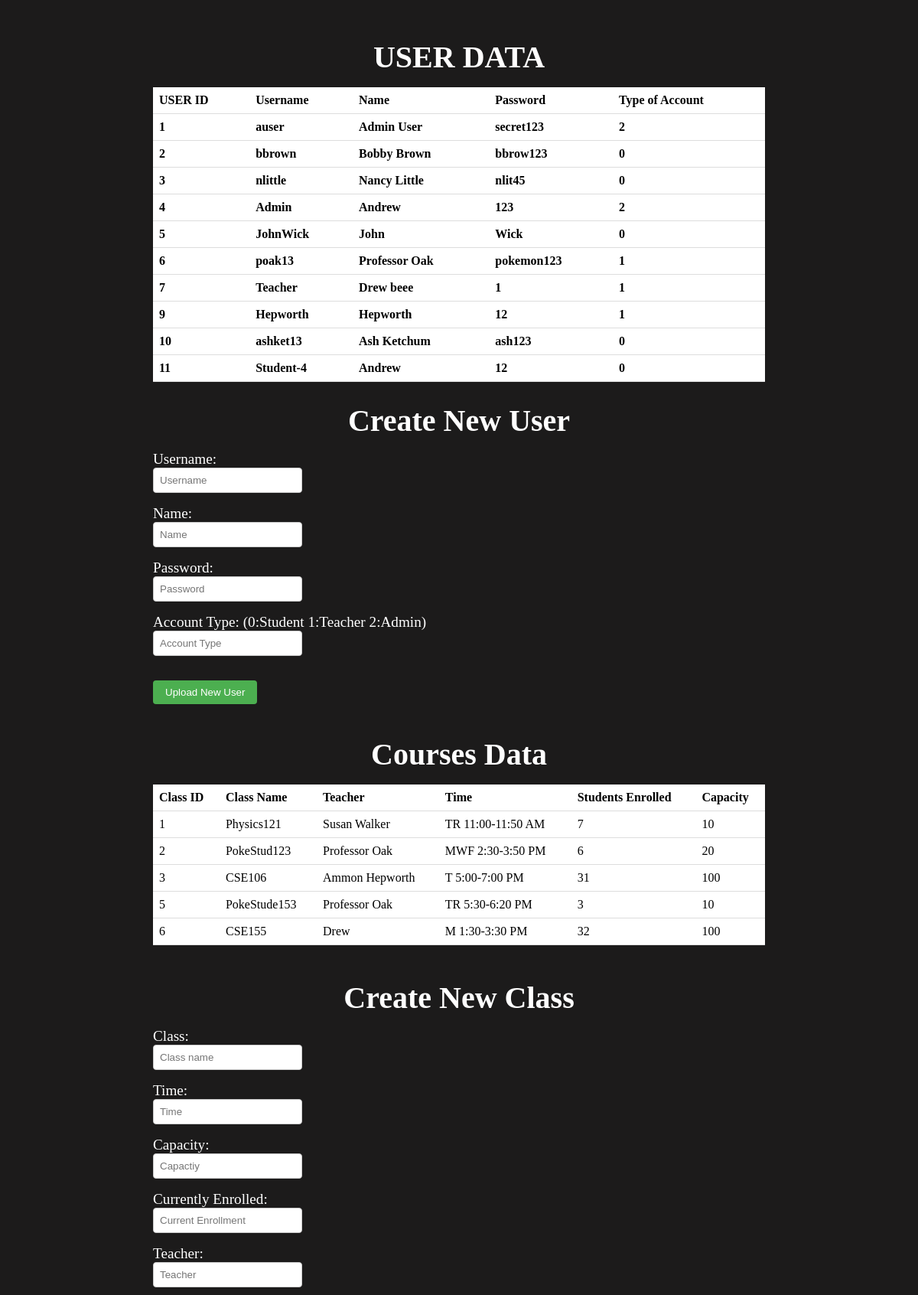
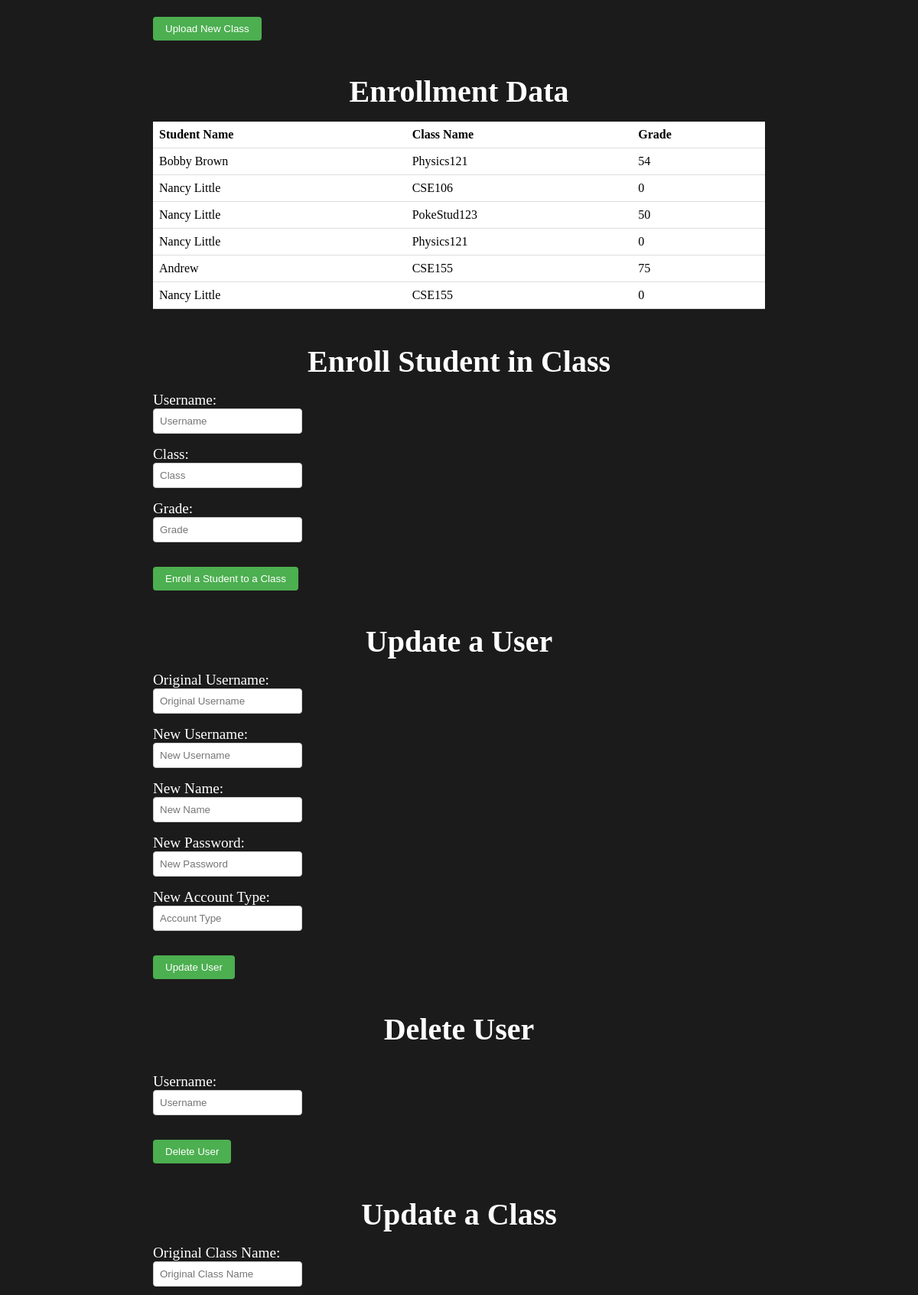
The page /admin (signed in, upper part) on the database its author committed (2 pictures, top to bottom).
### main.py (models this page shows, shortened)
class Users(UserMixin, db.Model):
    __tablename__ = "Users"
    userId = db.Column(db.Integer, primary_key = True)
    username = db.Column(db.String, nullable = False)
    name = db.Column(db.String, nullable = False)
    password = db.Column(db.String, nullable = False)
    type = db.Column(db.Integer, nullable = False)

class Courses(db.Model):
    __tablename__ = "Courses"
    classId = db.Column(db.Integer, primary_key = True)
    className = db.Column(db.String, nullable = False)
    teacher = db.Column(db.String, nullable = False)
    time = db.Column(db.String, nullable = False)
    enrolled = db.Column(db.Integer, nullable = False)
    capacity = db.Column(db.Integer, nullable = False)

### main.py (the view, shortened to what this page needs)
@app.route('/admin', methods = ["GET", "POST", "PUT", "DELETE"])
@login_required
def admin():
    if request.method == "GET":
        print("Get method")
        users = []
        courses = []
        grades = []
        erows = Enrollment.query.all()
        for row in erows:
            user = Users.query.filter_by(userId = row.usersId).first()
            users.append(user.name)
            course = Courses.query.filter_by(classId = row.classesId).first()
            courses.append(course.className)
            grades.append(row.grade)
        return render_template('adminview.html', users = Users.query.all(), courses = Courses.query.all(), length = (len(courses)), enrolledUsers = users, enrolledCourses = courses, enrolledGrades = grades)

### main.py (called while the page is built)
@login_manager.user_loader
def load_user(userId):
    return Users.query.filter_by(userId = userId).first()

### templates/adminview.html (shortened to what this page needs)
<!DOCTYPE html>
<html>
    <head>
        <link href="../static/adminView.css" rel="stylesheet">
    </head>
<body>
  <div>
    <h1>USER DATA</h1>
    <table>
      <thread>
        <tr>
            <th>USER ID</th>
            <th>Username</th>
            <th>Name</th>
            <th>Password</th>
            <th>Type of Account</th>
        </tr>
      </thread>
        <tbody>
            {% for user in users %}
            <tr>
                <th>{{user.userId}}</th>
                <th>{{user.username}}</th>
                <th>{{user.name}}</th>
                <th>{{user.password}}</th>
                <th>{{user.type}}</th>
            </tr>
            {% endfor %}
        </tbody>
    </table>
      <h1>Create New User</h1>
        <form>
            <label for="user_name">Username:</label><br>
            <input type="text" id="add_username" name="user_name" placeholder="Username"><br>
            <label for="name">Name:</label><br>
            <input type="text" id="add_name" name="name" placeholder="Name"><br>
            <label for="password">Password:</label><br>
            <input type="text" id="add_password" name="password" placeholder="Password"><br>
            <label for="type">Account Type: (0:Student 1:Teacher 2:Admin)</label><br>
            <input type="number" id="add_type" name="Account_type" placeholder="Account Type"><br>
        </form>
        <button type="button" id = "admin_newuser">Upload New User</button>
      <h1>Courses Data</h1>
        <table id = "admin_courses">
            <thead>
                <tr>
                    <th>Class ID</th>
                    <th>Class Name</th>
                    <th>Teacher</th>
                    <th>Time</th>
                    <th>Students Enrolled</th>
                    <th>Capacity</th>
                </tr>
            </thead>
            <tbody>
                {% for course in courses %}
                <tr>
                    <td>{{course.classId}}</td>
                    <td>{{course.className}}</td>
                    <td>{{course.teacher}}</td>
                    <td>{{course.time}}</td>
                    <td>{{course.enrolled}}</td>
                    <td>{{course.capacity}}</td>
                </tr>
                {% endfor %}</tbody>
        </table><br>
      <h1>Create New Class</h1>
        <form>
            <label for="class_name">Class:</label><br>
            <input type="text" id="add_class_name" name="class_name" placeholder="Class name"><br>
            <label for="time">Time:</label><br>
            <input type="text" id="add_time" name="time" placeholder="Time"><br>
            <label for="capacity">Capacity:</label><br>
            <input type="number" id="add_capacity" name="capacity" placeholder="Capactiy"><br>
            <label for="current_students">Currently Enrolled:</label><br>
            <input type="number" id="add_current_students" name="current_students" placeholder="Current Enrollment"><br>
            <label for="teacher">Teacher:</label><br>
            <input type="teacher" id="add_teacher" name="teacher" placeholder="Teacher"><br>
        </form>
        <button type="button" id = "admin_newclass">Upload New Class</button><br>
      <h1>Enrollment Data</h1>
        <table id = "admin_enrollment">
            <thead>
                <tr>
                    <th>Student Name</th>
                    <th>Class Name</th>
                    <th>Grade</th>
                </tr>
            </thead>
            <tbody>
                {% for i in range(0, length) %}
                <tr>
                    <td>{{enrolledUsers[i]}}</td>
                    <td>{{enrolledCourses[i]}}</td>
                    <td>{{enrolledGrades[i]}}</td>
                </tr>
                {% endfor %}</tbody>
        </table><br>
      <h1>Enroll Student in Class</h1>
        <form>
            <label for="enroll_username">Username:</label><br>
            <input type="text" id="enroll_username" name="enroll_user_name" placeholder="Username"><br>
            <label for="enroll_classname">Class:</label><br>
            <input type="text" id="enroll_classname" name="enroll_classname" placeholder="Class"><br>
            <label for="enroll_grade">Grade:</label><br>
            <input type="number" id="enroll_grade" name="enroll_grade" placeholder="Grade"><br>
        </form>
        <button type="button" id = "admin_enroll">Enroll a Student to a Class</button><br>
      <h1>Update a User</h1>
        <form>
            <label for="update_original_user">Original Username:</label><br>
            <input type="text" id="update_original_user" name="update_original_user" placeholder="Original Username"><br>
            <label for="update_new_user">New Username:</label><br>
            <input type="text" id="update_new_user" name="update_new_user" placeholder="New Username"><br>
            <label for="update_new_name">New Name:</label><br>
            <input type="text" id="update_new_name" name="update_new_name" placeholder="New Name"><br>
            <label for="update_new_password">New Password:</label><br>
            <input type="text" id="update_new_password" name="update_new_password" placeholder="New Password"><br>
            <label for="update_new_type">New Account Type:</label><br>
            <input type="number" id="update_new_type" name="update_new_type" placeholder="Account Type"><br>
        </form>
        <button type="button" id = "update_user">Update User</button><br>
      <h1>Delete User</h1><br>
        <form>
            <label for="delete_user">Username:</label><br>
            <input type="delete_user" id="delete_user" name="delete_user" placeholder="Username"><br>
        </form>
        <button type="button" id = "delete_user_button">Delete User</button><br>
      <h1>Update a Class</h1>
        <form>
            <label for="original_className">Original Class Name:</label><br>
            <input type="text" id="original_className" name="original_class_name" placeholder="Original Class Name"><br>
            <label for="new_className">New Class Name:</label><br>
            <input type="text" id="new_className" name="new_class_name" placeholder="New Class Name"><br>
            <label for="new_teacher">New Teacher:</label><br>
            <input type="text" id="new_teacher" name="new_teacher" placeholder="New Teacher"><br>
            <label for="new_time">New Time:</label><br>
            <input type="text" id="new_time" name="new_time" placeholder="New Time"><br>
            <label for="new_enrolled">New Enrolled Amount:</label><br>
            <input type="text" id="new_enrolled" name="new_enrolled" placeholder="New Enrolled Amount"><br>
            <label for="new_capacity">New Capacity:</label><br>
            <input type="text" id="new_capacity" name="new_capacity" placeholder="New Capacity"><br>
        </form>
        <button type="button" id = "update_class">Update Class</button><br>
        <button type="button" id = "delete_class_button">Delete Class</button><br>
      <h1>Update Grade</h1><br>
        <button type="button" id = "update_grade_button">Update Grade</button><br>
        <button type="button" id = "unenroll_user">Unenroll User</button><br>
  </div>
</body>
</html>

### static/adminView.css (style rules this page uses)
h1 { font-size: 2.5rem; margin-bottom: 1rem; text-align: center; color: white; }
table { border-collapse: collapse; width: 100%; border-color: white; }
th, td { text-align: left; padding: 8px; border-bottom: 1px solid #ddd; color: black; background-color: white; }
body { background-color: rgb(28, 27, 27); }
form { margin-bottom: 1rem; }
label { font-size: 1.2rem; margin-right: 1rem; color: white; }
input { margin-bottom: 1rem; padding: 0.5rem; border: 1px solid #ccc; border-radius: 4px; }
button { background-color: #4CAF50; color: white; padding: 0.5rem 1rem; border: none; border-radius: 4px; cursor: pointer; margin-bottom: 1rem; }
div { max-width: 800px; margin: 0 auto; padding: 1rem; }

### rows shown on the page
Users: userId "1", username "auser", name "Admin User", password "secret123", type "2"
Users: userId "2", username "bbrown", name "Bobby Brown", password "bbrow123", type "0", name "Bobby Brown"
Users: userId "3", username "nlittle", name "Nancy Little", password "nlit45", type "0", name "Nancy Little" "Nancy Little" "Nancy Little" "Nancy Little"
Users: userId "4", username "Admin", name "Andrew", password "123", type "2"
Users: userId "5", username "JohnWick", name "John", password "Wick", type "0"
Users: userId "6", username "poak13", name "Professor Oak", password "pokemon123", type "1"
Users: userId "7", username "Teacher", name "Drew beee", password "1", type "1"
Users: userId "9", username "Hepworth", name "Hepworth", password "12", type "1"
Users: userId "10", username "ashket13", name "Ash Ketchum", password "ash123", type "0"
Users: userId "11", username "Student-4", name "Andrew", password "12", type "0", name "Andrew"
Courses: classId "1", className "Physics121", teacher "Susan Walker", time "TR 11:00-11:50 AM", enrolled "7", capacity "10", className "Physics121" "Physics121"
Courses: classId "2", className "PokeStud123", teacher "Professor Oak", time "MWF 2:30-3:50 PM", enrolled "6", capacity "20", className "PokeStud123"
Courses: classId "3", className "CSE106", teacher "Ammon Hepworth", time "T 5:00-7:00 PM", enrolled "31", capacity "100", className "CSE106"
Courses: classId "5", className "PokeStude153", teacher "Professor Oak", time "TR 5:30-6:20 PM", enrolled "3", capacity "10"
Courses: classId "6", className "CSE155", teacher "Drew", time "M 1:30-3:30 PM", enrolled "32", capacity "100", className "CSE155" "CSE155"

### other values the page prints
{{ enrolledGrades[i] }} "54" "0" "50" "0" "75" "0"
